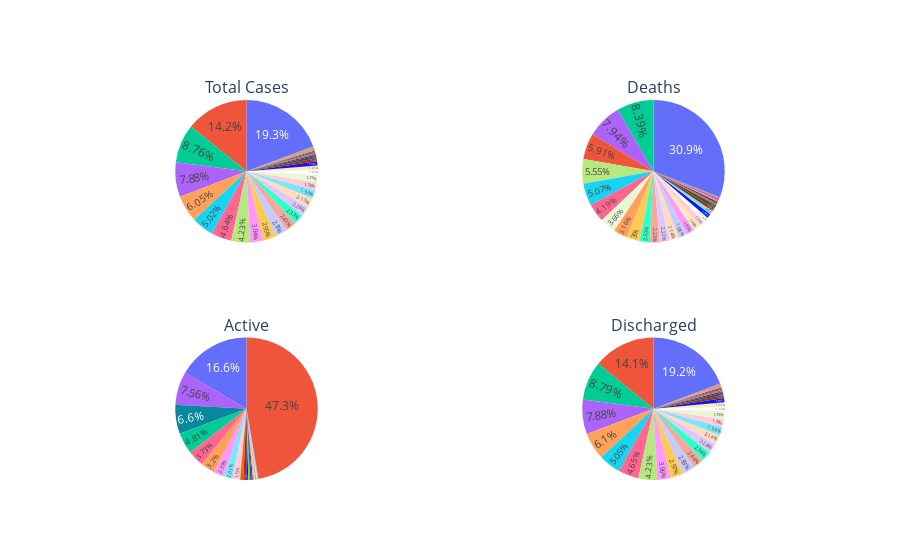

Source (notebook cell):
### Code cell
# pie Charts
fig = make_subplots(rows=2, cols=2,
                    subplot_titles=['Total Cases', 'Deaths', 'Active', 'Discharged'],
                    specs=[[{'type':'domain'}, {'type':'domain'}],
                           [{'type':'domain'}, {'type':'domain'}]])

total_cases = go.Pie(values=pd_df['Total_Cases'], name='Total Cases', labels=pd_df['State_UTs'])
deaths = go.Pie(values=pd_df['Deaths'], name='Deaths', labels=pd_df['State_UTs'])
active = go.Pie(values=pd_df['Active'], name='Active', labels=pd_df['State_UTs'])
discharged = go.Pie(values=pd_df['Discharged'], name='Discharged', labels=pd_df['State_UTs'])

fig.add_trace(total_cases, 1, 1)
fig.add_trace(deaths, 1, 2)
fig.add_trace(active, 2, 1)
fig.add_trace(discharged, 2, 2)

fig.update_traces(hoverinfo='percent+label')
fig.update_layout(showlegend=False)

fig.update_traces(textposition='inside')

fig = go.Figure(fig)
fig.show()

### Figure 1 — Plotly figure (JSON) as saved in the notebook; plotly's stock layout.template omitted (floating-point values rounded to 4 significant figures)
{"data": [{"domain": {"x": [0, 0.45], "y": [0.625, 1]}, "hoverinfo": "percent+label", "labels": ["Andaman and Nicobar", "Andhra Pradesh", "Arunachal Pradesh", "Assam", "Bihar", "Chandigarh", "Chhattisgarh", "Dadra and Nagar Haveli and Daman and Diu", "Delhi", "Goa", "Gujarat", "Haryana", "Himachal Pradesh", "Jammu and Kashmir", "Jharkhand", "Karnataka", "Kerala", "Ladakh", "Lakshadweep", "Madhya Pradesh", "Maharashtra", "Manipur", "Meghalaya", "Mizoram", "Nagaland", "Odisha", "Puducherry", "Punjab", "Rajasthan", "Sikkim", "Tamil Nadu", "Telengana", "Tripura", "Uttar Pradesh", "Uttarakhand", "West Bengal"], "name": "Total Cases", "textposition": "inside", "type": "pie", "values": [7641, 2059708, 54964, 605944, 726021, 65297, 1005624, 10675, 1439337, 177410, 826258, 771049, 221203, 330885, 348415, 2982869, 4838811, 20871, 10365, 792675, 6588429, 122545, 82815, 111651, 31547, 1034276, 127296, 601992, 954383, 31739, 2684641, 668722, 84299, 1710014, 343739, 1579463]}, {"domain": {"x": [0.55, 1], "y": [0.625, 1]}, "hoverinfo": "percent+label", "labels": ["Andaman and Nicobar", "Andhra Pradesh", "Arunachal Pradesh", "Assam", "Bihar", "Chandigarh", "Chhattisgarh", "Dadra and Nagar Haveli and Daman and Diu", "Delhi", "Goa", "Gujarat", "Haryana", "Himachal Pradesh", "Jammu and Kashmir", "Jharkhand", "Karnataka", "Kerala", "Ladakh", "Lakshadweep", "Madhya Pradesh", "Maharashtra", "Manipur", "Meghalaya", "Mizoram", "Nagaland", "Odisha", "Puducherry", "Punjab", "Rajasthan", "Sikkim", "Tamil Nadu", "Telengana", "Tripura", "Uttar Pradesh", "Uttarakhand", "West Bengal"], "name": "Deaths", "textposition": "inside", "type": "pie", "values": [129, 14295, 280, 5939, 9661, 820, 13570, 4, 25089, 3339, 10086, 10049, 3717, 4426, 5135, 37931, 26734, 208, 51, 10523, 139734, 1893, 1432, 380, 674, 8279, 1849, 16540, 8954, 391, 35869, 3936, 816, 22897, 7397, 18953]}, {"domain": {"x": [0, 0.45], "y": [0, 0.375]}, "hoverinfo": "percent+label", "labels": ["Andaman and Nicobar", "Andhra Pradesh", "Arunachal Pradesh", "Assam", "Bihar", "Chandigarh", "Chhattisgarh", "Dadra and Nagar Haveli and Daman and Diu", "Delhi", "Goa", "Gujarat", "Haryana", "Himachal Pradesh", "Jammu and Kashmir", "Jharkhand", "Karnataka", "Kerala", "Ladakh", "Lakshadweep", "Madhya Pradesh", "Maharashtra", "Manipur", "Meghalaya", "Mizoram", "Nagaland", "Odisha", "Puducherry", "Punjab", "Rajasthan", "Sikkim", "Tamil Nadu", "Telengana", "Tripura", "Uttar Pradesh", "Uttarakhand", "West Bengal"], "name": "Active", "textposition": "inside", "type": "pie", "values": [9, 6453, 183, 3458, 46, 30, 197, 3, 327, 648, 212, 116, 1361, 895, 130, 9700, 95349, 42, 1, 106, 33379, 1444, 893, 13316, 228, 4817, 611, 228, 40, 189, 15238, 4056, 102, 133, 179, 7513]}, {"domain": {"x": [0.55, 1], "y": [0, 0.375]}, "hoverinfo": "percent+label", "labels": ["Andaman and Nicobar", "Andhra Pradesh", "Arunachal Pradesh", "Assam", "Bihar", "Chandigarh", "Chhattisgarh", "Dadra and Nagar Haveli and Daman and Diu", "Delhi", "Goa", "Gujarat", "Haryana", "Himachal Pradesh", "Jammu and Kashmir", "Jharkhand", "Karnataka", "Kerala", "Ladakh", "Lakshadweep", "Madhya Pradesh", "Maharashtra", "Manipur", "Meghalaya", "Mizoram", "Nagaland", "Odisha", "Puducherry", "Punjab", "Rajasthan", "Sikkim", "Tamil Nadu", "Telengana", "Tripura", "Uttar Pradesh", "Uttarakhand", "West Bengal"], "name": "Discharged", "textposition": "inside", "type": "pie", "values": [7503, 2038960, 54501, 596547, 716314, 64447, 991857, 10668, 1413921, 173423, 815960, 760884, 216125, 325564, 343150, 2935238, 4716728, 20621, 10313, 782046, 6415316, 119208, 80490, 97955, 30645, 1021180, 124836, 585224, 945389, 31159, 2633534, 660730, 83381, 1686984, 336163, 1552997]}], "layout": {"annotations": [{"font": {"size": 16}, "showarrow": false, "text": "Total Cases", "x": 0.225, "xanchor": "center", "xref": "paper", "y": 1, "yanchor": "bottom", "yref": "paper"}, {"font": {"size": 16}, "showarrow": false, "text": "Deaths", "x": 0.775, "xanchor": "center", "xref": "paper", "y": 1, "yanchor": "bottom", "yref": "paper"}, {"font": {"size": 16}, "showarrow": false, "text": "Active", "x": 0.225, "xanchor": "center", "xref": "paper", "y": 0.375, "yanchor": "bottom", "yref": "paper"}, {"font": {"size": 16}, "showarrow": false, "text": "Discharged", "x": 0.775, "xanchor": "center", "xref": "paper", "y": 0.375, "yanchor": "bottom", "yref": "paper"}], "showlegend": false}}
